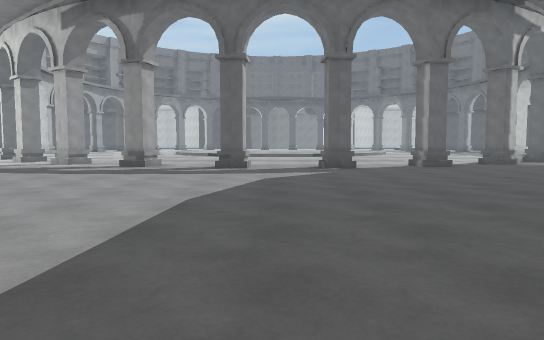
View 1 (above)

24 first-person views from a walk through a 3-D level made in the Unity game engine. The camera is 1.2 m above the floor, tilts 4° down and sees 70° across. The floor is counted in squares, 2 m on a side. Each view is taken from the middle of a square. On the plan, view 1 faces up. The plan holds only what a view shows up to about 11 squares ahead; the rest is blank. The place goes on beyond the plan. The player character is not drawn.

View 2
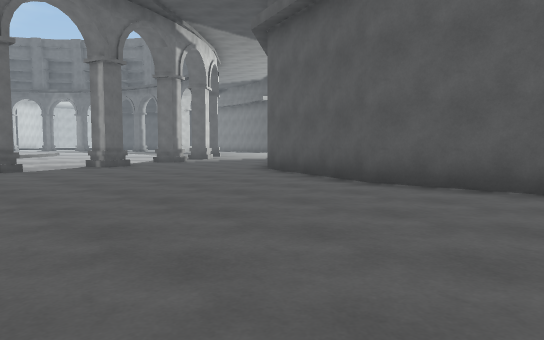

View 3
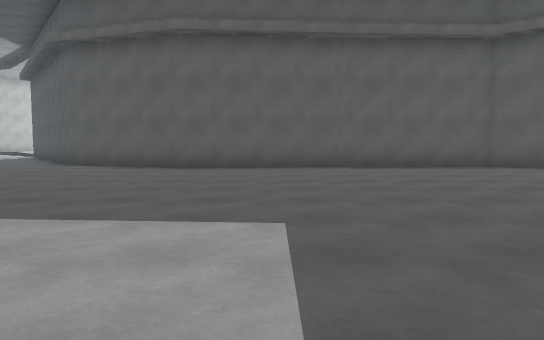

View 4
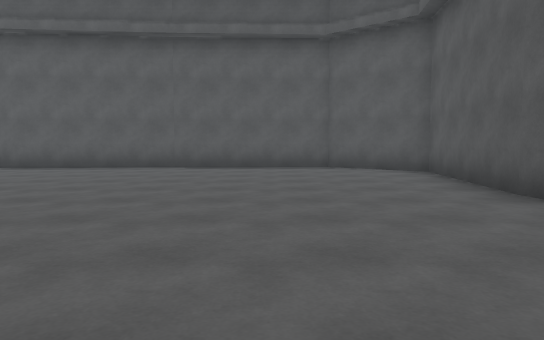

View 5
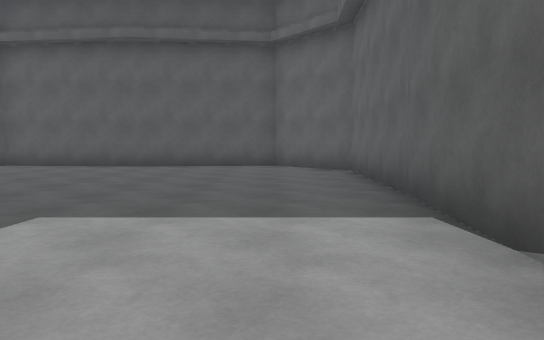

View 6
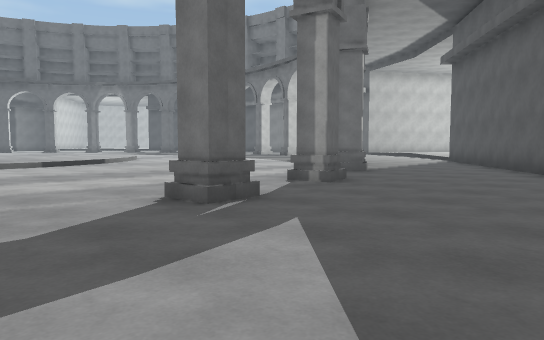

View 7
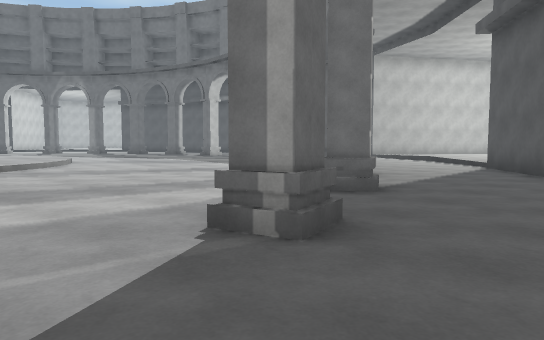

View 8
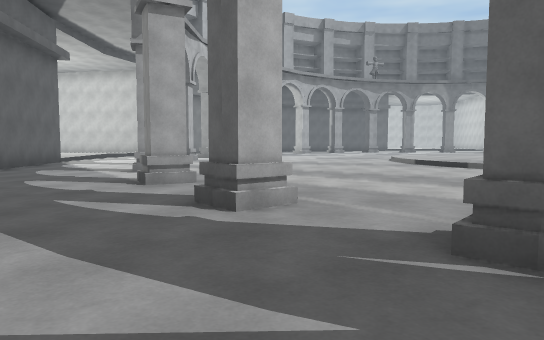

View 9
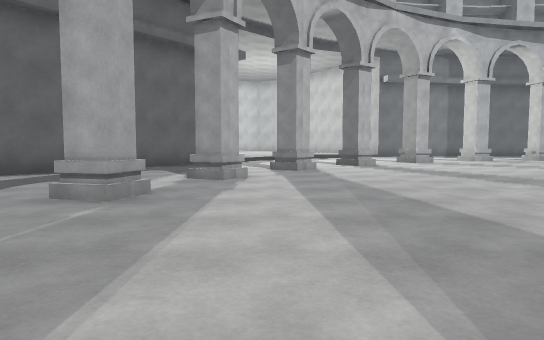

View 10
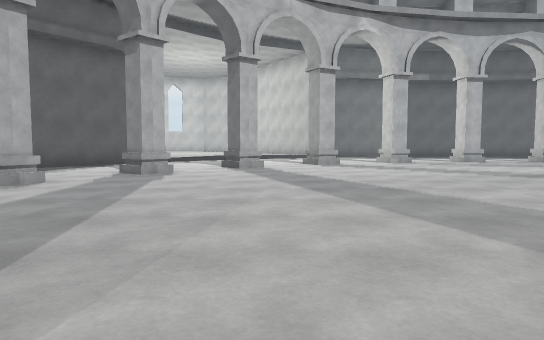

View 11
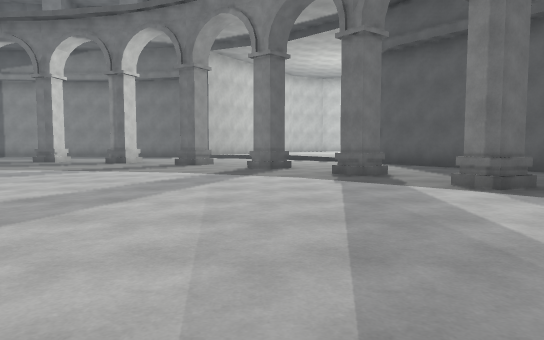

View 12
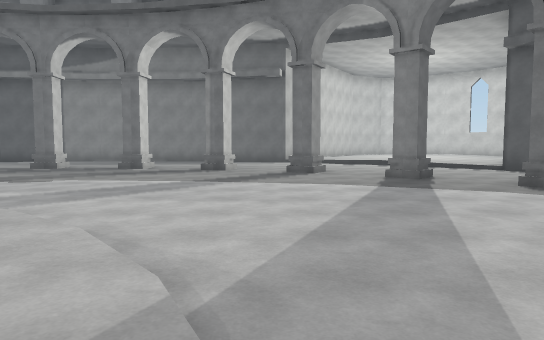

View 13
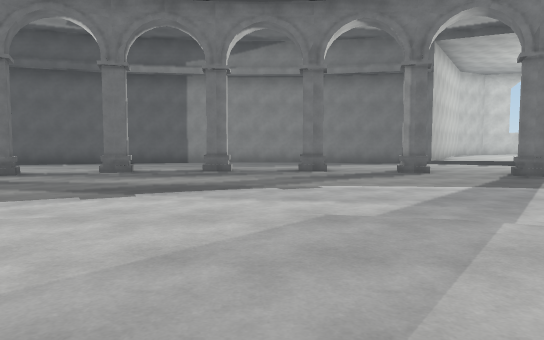

View 14
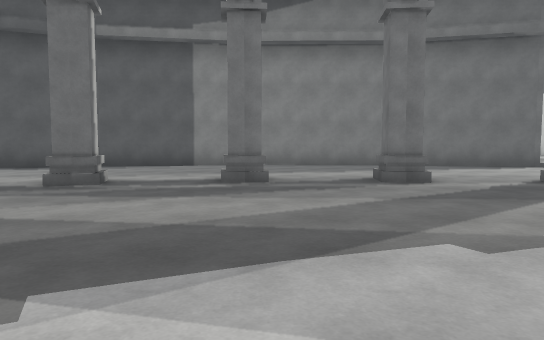

View 15
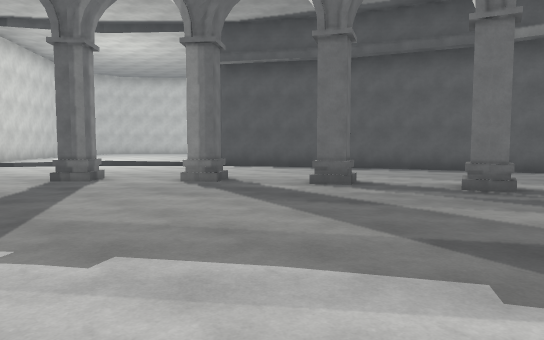

View 16
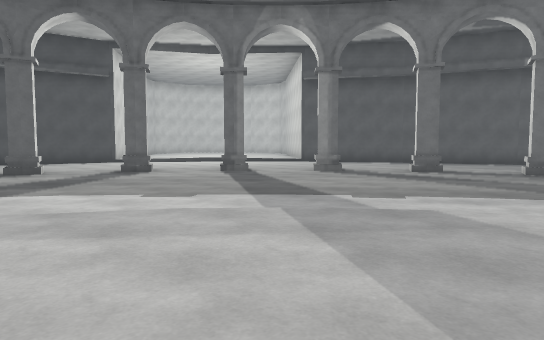

View 17
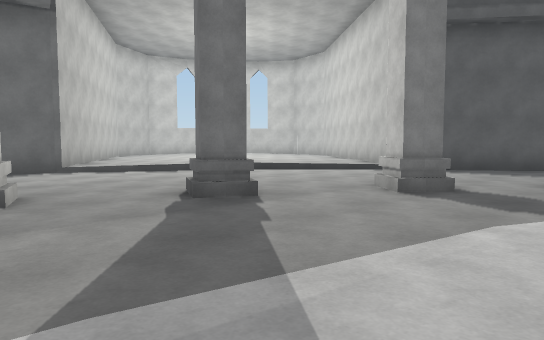

View 18
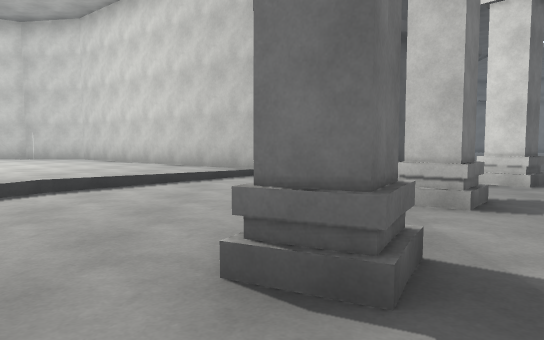

View 19
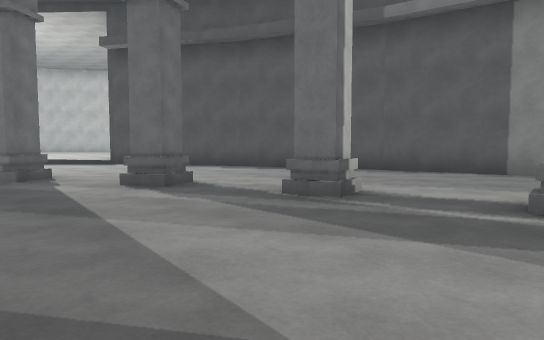

View 20
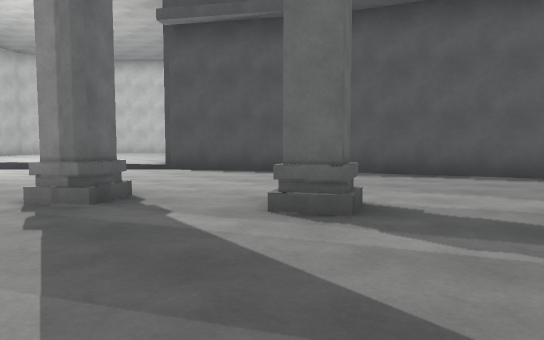

View 21
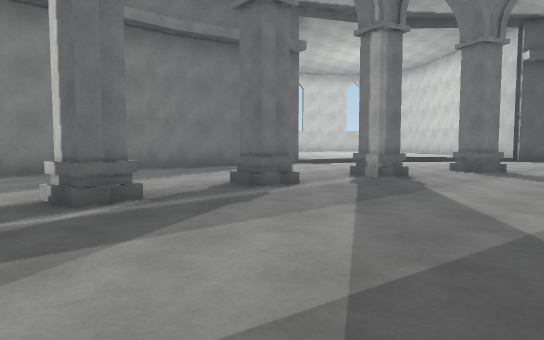

View 22
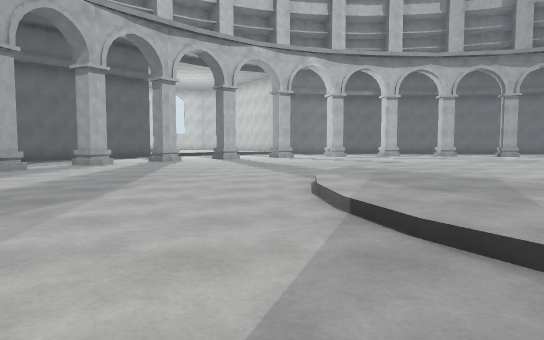

View 23
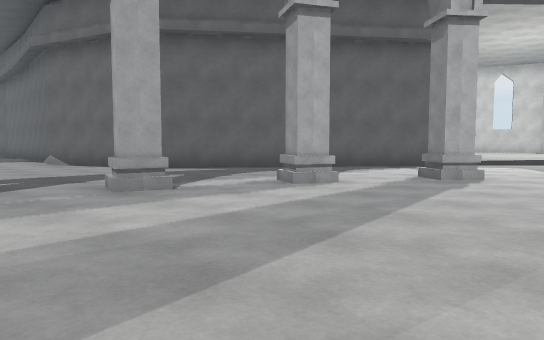

View 24
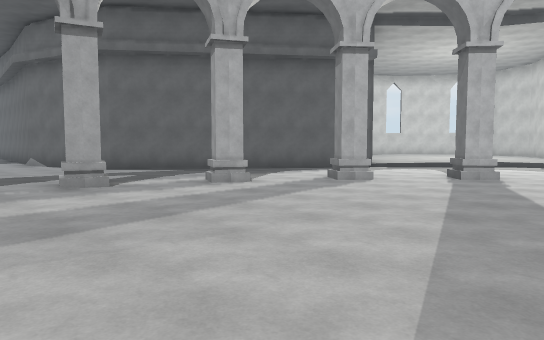

### Floor plan
Key: @ floor where view 1 was taken; # wall or solid block; . main floor; : floor 0.25 m higher than the main floor; / step, stairs or slope.
Columns run from 11 left of view 1 to 18 right of it. Each row starts with its distance up from view 1.
 34                ..........#
 33                ..........##
 32               ......#.....##
 31               .............#
 30               .............##
 29               ..............#
 28               .........#....#
 27              ::/............#
 26              :::/.......#...##
 25              ::::............#
 24              ::::/...........#
 23                ::/......#....#
 22 ..    ::      ::::...........#
 21 ....  /:::     ::/......#....#
 20 ..... /:::::   ::/...........#
 19 ......./:::::  :/...........##
 18 ......../::::::/........#...#
 17 .........//:://.............#
 16 #......................#.../##
 15 ...........................:::
 14 .....................#..../:::
 13 ........................./:::
 12 ......................../:::
 11 .....#...........#......:::::
 10 ##......#....#.#......###:::::
  9  ##..................## ##::::
  8   ##................##   ##:::
  7    ###............###      ##:
  6      #...........##
  5      ##..........#
  4       #..........#
  3       #..........#
  2       #..........#
  1       #..........#
  0       #....@.....#
 -1       #..........#
 -2       #..........#
 -3       #..........#
 -4       #..........#
 -5       #.........##
 -6       ##.#####..#
 -7        ###   ####

Positions as (right, up) in squares from view 1, and headings:
1: (0, 0), facing up
2: (0, 0), facing up-right
3: (-4, 1), facing right
4: (-4, -3), facing right
5: (-3, 4), facing down
6: (-1, 6), facing up-right
7: (2, 8), facing up-right
8: (2, 7), facing up-left
9: (1, 12), facing left
10: (0, 15), facing left
11: (1, 14), facing right
12: (2, 17), facing right
13: (3, 22), facing right
14: (7, 23), facing right
15: (6, 24), facing up-right
16: (2, 24), facing up-right
17: (8, 19), facing down-right
18: (12, 18), facing down
19: (9, 23), facing up-right
20: (9, 26), facing up-right
21: (9, 25), facing down-right
22: (5, 16), facing left
23: (-1, 15), facing down-left
24: (-1, 17), facing down-left
